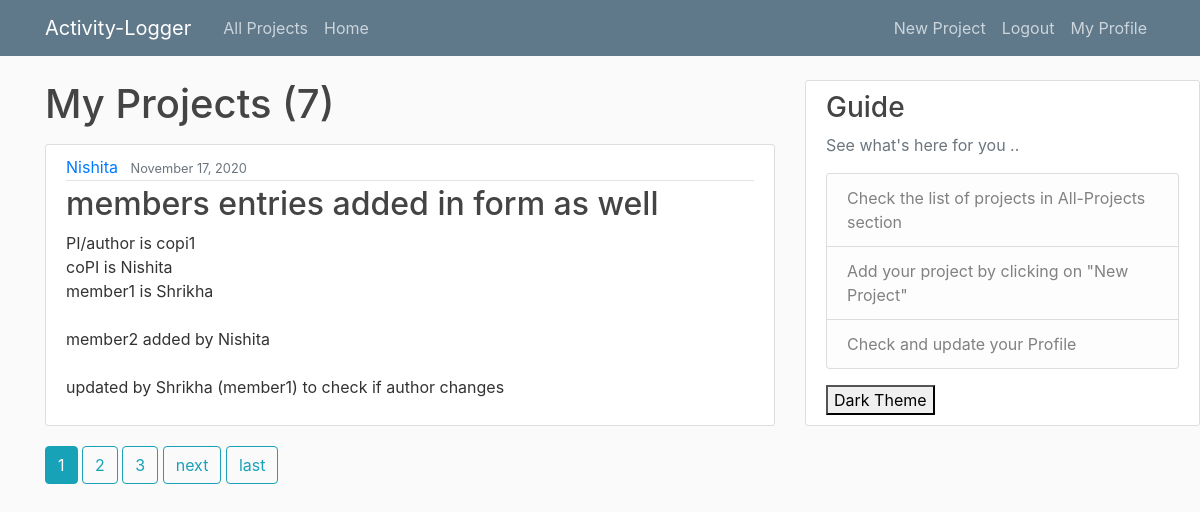
The app's page /user/1/me (signed in) with its own data.
### blog/models.py (models this page shows, shortened)
class Post(models.Model):
	title = models.CharField(max_length=100)
	content = models.TextField()
	coPI = models.CharField(max_length=100, blank=True, default='')
	member1 = models.CharField(max_length=100, blank=True, default='')
	member2 = models.CharField(max_length=100, blank=True, default='')
	member3 = models.CharField(max_length=100, blank=True, default='')
	member4 = models.CharField(max_length=100, blank=True, default='')
	member5 = models.CharField(max_length=100, blank=True, default='')
	date = models.DateTimeField(default=timezone.now)
	author = models.ForeignKey(User, on_delete=models.CASCADE)

### blog/views.py (the view)
# urls.py: path('user/<str:user>/me', MyPostListView.as_view(), name='my-posts'),
class MyPostListView(LoginRequiredMixin, ListView):
	model = Post
	template_name = 'blog/my_posts.html'
	context_object_name = 'posts'
	paginate_by = 1
	def get_queryset(self):
		user = self.request.user
		return Post.objects.filter(author=user).order_by('-date')

### blog/templates/blog/my_posts.html (shortened to what this page needs)
{% extends "blog/base.html" %}
{% block content %}
	<h1 class="mb-3"> My Projects ({{ page_obj.paginator.count }}) </h1>
	{% for post in posts %}
		<article class="media content-section">
		  <div class="media-body">
		    <div class="article-metadata">
		      <a class="mr-2" href="{% url 'user-posts' post.author.username %} ">{{ post.author }}</a>
		      <small class="text-muted">{{ post.date|date:"F d, Y" }}</small>
		    </div>
		    <h2><a class="article-title" href="{% url 'post-detail' post.id %} ">{{ post.title }}</a></h2>
		    <p class="article-content">{{ post.content }}</p>
		  </div>
		</article>
	{% endfor %}
	{% if is_paginated %}
		{% for num in page_obj.paginator.page_range %}
			{% if page_obj.number == num %}
				<a class="btn btn-info mb-4" href="?page= {{ num }} "> {{ num }}  </a>
			{% elif num > page_obj.number|add:'-3' and num < page_obj.number|add:'3' %}
				<a class="btn btn-outline-info mb-4" href="?page= {{ num }} "> {{ num }}  </a>
			{% endif %}
		{% endfor %}
		{% if page_obj.has_next %}
			<a class="btn btn-outline-info mb-4" href="?page={{ page_obj.next_page_number }} "> next </a>
			<a class="btn btn-outline-info mb-4" href="?page= {{ page_obj.paginator.num_pages }} "> last  </a>
		{% endif %}
	{% endif %}
{% endblock content %}

### blog/static/blog/main.css (style rules this page uses)
body { background: #fafafa; color: #333333; margin-top: 5rem; }
h1, h2, h3, h4, h5, h6 { color: #444444; }
.content-section { background: #ffffff; padding: 10px 20px; border: 1px solid #dddddd; border-radius: 3px; margin-bottom: 20px; }
.article-title { color: #444444; }
.article-content { white-space: pre-line; }
.article-metadata { padding-bottom: 1px; margin-bottom: 4px; border-bottom: 1px solid #e3e3e3 }

### records on screen
Post: author "Nishita", date "November 17, 2020", title "members entries added in form as well", content "PI/author is copi1 coPI is Nishita member1 is Shrikha member2 added by Nishita updated by Shrikha (member1) to check if author changes"

### other values on screen
{{ page_obj.paginator.count }} "7"
{{ num }} "1"
{{ num }} "2" "3"
